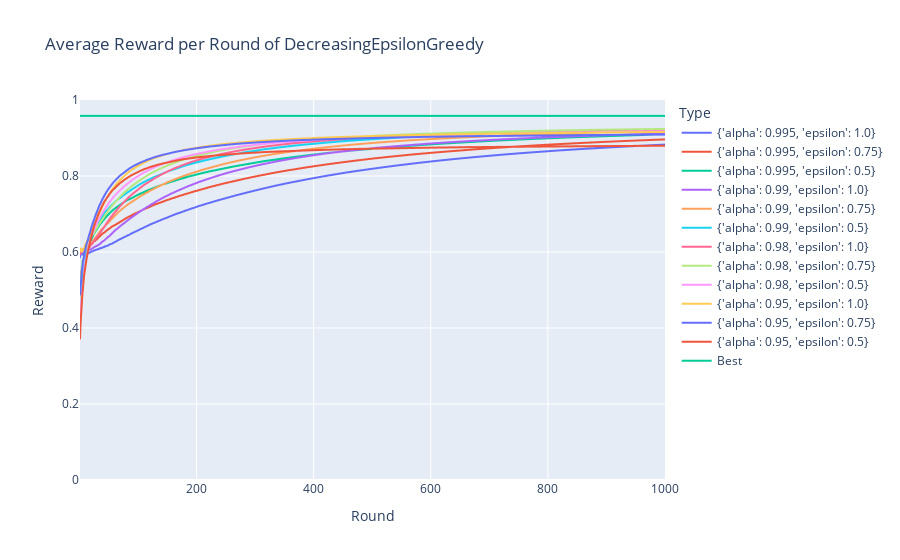

This figure's notebook cell:
### Code cell
decreasing_epsilon_greedy_results = MABExperiment(
    num_arms=NUM_ARMS, 
    num_rounds=NUM_ROUNDS,
    num_episodes=NUM_EPISODES,
    Algorithm=DecreasingEpsilonGreedy,
    grid_params={'epsilon': [1.0, 0.75, 0.5], 'alpha': [0.995, 0.99, 0.98, 0.95]},
    environment=env
).run()

### Figure 1 — Plotly figure (JSON) as saved in the notebook; plotly's stock layout.template omitted (floating-point values rounded to 4 significant figures; data arrays with more than 128 entries replaced by an {"elided": "..."} marker saying what was removed)
{"data": [{"hovertemplate": "Type={'alpha': 0.995, 'epsilon': 1.0}<br>Round=%{x}<br>Reward=%{y}<extra></extra>", "legendgroup": "{'alpha': 0.995, 'epsilon': 1.0}", "line": {"color": "#636efa", "dash": "solid"}, "marker": {"symbol": "circle"}, "mode": "lines", "name": "{'alpha': 0.995, 'epsilon': 1.0}", "showlegend": true, "type": "scattergl", "x": {"elided": "1000 int values"}, "xaxis": "x", "y": {"elided": "1000 float values"}, "yaxis": "y"}, {"hovertemplate": "Type={'alpha': 0.995, 'epsilon': 0.75}<br>Round=%{x}<br>Reward=%{y}<extra></extra>", "legendgroup": "{'alpha': 0.995, 'epsilon': 0.75}", "line": {"color": "#EF553B", "dash": "solid"}, "marker": {"symbol": "circle"}, "mode": "lines", "name": "{'alpha': 0.995, 'epsilon': 0.75}", "showlegend": true, "type": "scattergl", "x": {"elided": "1000 int values"}, "xaxis": "x", "y": {"elided": "1000 float values"}, "yaxis": "y"}, {"hovertemplate": "Type={'alpha': 0.995, 'epsilon': 0.5}<br>Round=%{x}<br>Reward=%{y}<extra></extra>", "legendgroup": "{'alpha': 0.995, 'epsilon': 0.5}", "line": {"color": "#00cc96", "dash": "solid"}, "marker": {"symbol": "circle"}, "mode": "lines", "name": "{'alpha': 0.995, 'epsilon': 0.5}", "showlegend": true, "type": "scattergl", "x": {"elided": "1000 int values"}, "xaxis": "x", "y": {"elided": "1000 float values"}, "yaxis": "y"}, {"hovertemplate": "Type={'alpha': 0.99, 'epsilon': 1.0}<br>Round=%{x}<br>Reward=%{y}<extra></extra>", "legendgroup": "{'alpha': 0.99, 'epsilon': 1.0}", "line": {"color": "#ab63fa", "dash": "solid"}, "marker": {"symbol": "circle"}, "mode": "lines", "name": "{'alpha': 0.99, 'epsilon': 1.0}", "showlegend": true, "type": "scattergl", "x": {"elided": "1000 int values"}, "xaxis": "x", "y": {"elided": "1000 float values"}, "yaxis": "y"}, {"hovertemplate": "Type={'alpha': 0.99, 'epsilon': 0.75}<br>Round=%{x}<br>Reward=%{y}<extra></extra>", "legendgroup": "{'alpha': 0.99, 'epsilon': 0.75}", "line": {"color": "#FFA15A", "dash": "solid"}, "marker": {"symbol": "circle"}, "mode": "lines", "name": "{'alpha': 0.99, 'epsilon': 0.75}", "showlegend": true, "type": "scattergl", "x": {"elided": "1000 int values"}, "xaxis": "x", "y": {"elided": "1000 float values"}, "yaxis": "y"}, {"hovertemplate": "Type={'alpha': 0.99, 'epsilon': 0.5}<br>Round=%{x}<br>Reward=%{y}<extra></extra>", "legendgroup": "{'alpha': 0.99, 'epsilon': 0.5}", "line": {"color": "#19d3f3", "dash": "solid"}, "marker": {"symbol": "circle"}, "mode": "lines", "name": "{'alpha': 0.99, 'epsilon': 0.5}", "showlegend": true, "type": "scattergl", "x": {"elided": "1000 int values"}, "xaxis": "x", "y": {"elided": "1000 float values"}, "yaxis": "y"}, {"hovertemplate": "Type={'alpha': 0.98, 'epsilon': 1.0}<br>Round=%{x}<br>Reward=%{y}<extra></extra>", "legendgroup": "{'alpha': 0.98, 'epsilon': 1.0}", "line": {"color": "#FF6692", "dash": "solid"}, "marker": {"symbol": "circle"}, "mode": "lines", "name": "{'alpha': 0.98, 'epsilon': 1.0}", "showlegend": true, "type": "scattergl", "x": {"elided": "1000 int values"}, "xaxis": "x", "y": {"elided": "1000 float values"}, "yaxis": "y"}, {"hovertemplate": "Type={'alpha': 0.98, 'epsilon': 0.75}<br>Round=%{x}<br>Reward=%{y}<extra></extra>", "legendgroup": "{'alpha': 0.98, 'epsilon': 0.75}", "line": {"color": "#B6E880", "dash": "solid"}, "marker": {"symbol": "circle"}, "mode": "lines", "name": "{'alpha': 0.98, 'epsilon': 0.75}", "showlegend": true, "type": "scattergl", "x": {"elided": "1000 int values"}, "xaxis": "x", "y": {"elided": "1000 float values"}, "yaxis": "y"}, {"hovertemplate": "Type={'alpha': 0.98, 'epsilon': 0.5}<br>Round=%{x}<br>Reward=%{y}<extra></extra>", "legendgroup": "{'alpha': 0.98, 'epsilon': 0.5}", "line": {"color": "#FF97FF", "dash": "solid"}, "marker": {"symbol": "circle"}, "mode": "lines", "name": "{'alpha': 0.98, 'epsilon': 0.5}", "showlegend": true, "type": "scattergl", "x": {"elided": "1000 int values"}, "xaxis": "x", "y": {"elided": "1000 float values"}, "yaxis": "y"}, {"hovertemplate": "Type={'alpha': 0.95, 'epsilon': 1.0}<br>Round=%{x}<br>Reward=%{y}<extra></extra>", "legendgroup": "{'alpha': 0.95, 'epsilon': 1.0}", "line": {"color": "#FECB52", "dash": "solid"}, "marker": {"symbol": "circle"}, "mode": "lines", "name": "{'alpha': 0.95, 'epsilon': 1.0}", "showlegend": true, "type": "scattergl", "x": {"elided": "1000 int values"}, "xaxis": "x", "y": {"elided": "1000 float values"}, "yaxis": "y"}, {"hovertemplate": "Type={'alpha': 0.95, 'epsilon': 0.75}<br>Round=%{x}<br>Reward=%{y}<extra></extra>", "legendgroup": "{'alpha': 0.95, 'epsilon': 0.75}", "line": {"color": "#636efa", "dash": "solid"}, "marker": {"symbol": "circle"}, "mode": "lines", "name": "{'alpha': 0.95, 'epsilon': 0.75}", "showlegend": true, "type": "scattergl", "x": {"elided": "1000 int values"}, "xaxis": "x", "y": {"elided": "1000 float values"}, "yaxis": "y"}, {"hovertemplate": "Type={'alpha': 0.95, 'epsilon': 0.5}<br>Round=%{x}<br>Reward=%{y}<extra></extra>", "legendgroup": "{'alpha': 0.95, 'epsilon': 0.5}", "line": {"color": "#EF553B", "dash": "solid"}, "marker": {"symbol": "circle"}, "mode": "lines", "name": "{'alpha': 0.95, 'epsilon': 0.5}", "showlegend": true, "type": "scattergl", "x": {"elided": "1000 int values"}, "xaxis": "x", "y": {"elided": "1000 float values"}, "yaxis": "y"}, {"hovertemplate": "Type=Best<br>Round=%{x}<br>Reward=%{y}<extra></extra>", "legendgroup": "Best", "line": {"color": "#00cc96", "dash": "solid"}, "marker": {"symbol": "circle"}, "mode": "lines", "name": "Best", "showlegend": true, "type": "scattergl", "x": {"elided": "1000 int values"}, "xaxis": "x", "y": {"elided": "1000 float values"}, "yaxis": "y"}], "layout": {"legend": {"title": {"text": "Type"}, "tracegroupgap": 0}, "title": {"text": "Average Reward per Round of DecreasingEpsilonGreedy"}, "xaxis": {"anchor": "y", "domain": [0, 1], "title": {"text": "Round"}}, "yaxis": {"anchor": "x", "domain": [0, 1], "range": [0, 1], "title": {"text": "Reward"}}}}
